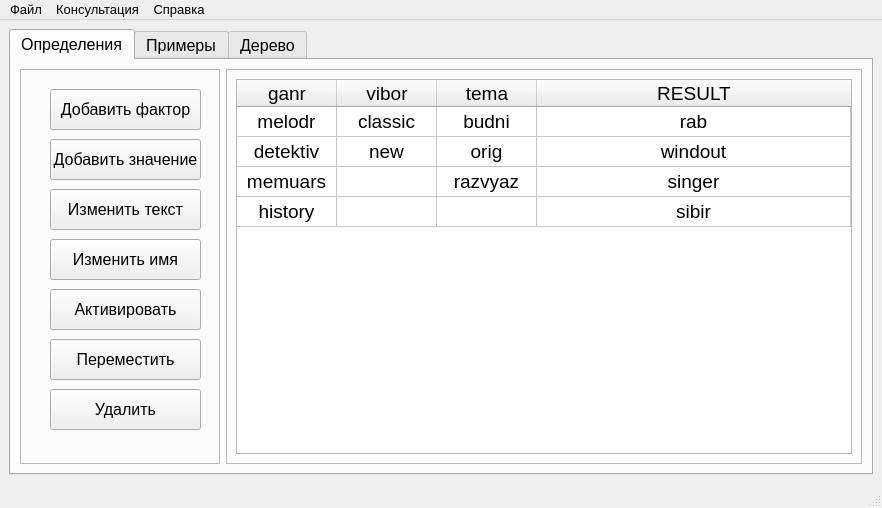
<?xml version="1.0" encoding="UTF-8"?>
<ui version="4.0">
 <class>MainWindow</class>
 <widget class="QMainWindow" name="MainWindow">
  <property name="geometry">
   <rect>
    <x>0</x>
    <y>0</y>
    <width>882</width>
    <height>508</height>
   </rect>
  </property>
  <property name="font">
   <font>
    <family>Tahoma</family>
    <pointsize>12</pointsize>
   </font>
  </property>
  <property name="windowTitle">
   <string>1stClass</string>
  </property>
  <widget class="QWidget" name="centralwidget">
   <layout class="QGridLayout" name="gridLayout">
    <item row="1" column="0">
     <widget class="QTabWidget" name="tabWidget">
      <property name="currentIndex">
       <number>0</number>
      </property>
      <widget class="QWidget" name="tab">
       <attribute name="title">
        <string>Определения</string>
       </attribute>
       <layout class="QVBoxLayout" name="verticalLayout">
        <item>
         <layout class="QHBoxLayout" name="horizontalLayout">
          <item>
           <widget class="QFrame" name="button_box">
            <property name="sizePolicy">
             <sizepolicy hsizetype="Fixed" vsizetype="Preferred">
              <horstretch>0</horstretch>
              <verstretch>0</verstretch>
             </sizepolicy>
            </property>
            <property name="minimumSize">
             <size>
              <width>200</width>
              <height>0</height>
             </size>
            </property>
            <property name="frameShape">
             <enum>QFrame::StyledPanel</enum>
            </property>
            <property name="frameShadow">
             <enum>QFrame::Raised</enum>
            </property>
            <widget class="QPushButton" name="pushButton">
             <property name="geometry">
              <rect>
               <x>30</x>
               <y>20</y>
               <width>151</width>
               <height>41</height>
              </rect>
             </property>
             <property name="text">
              <string>Добавить фактор</string>
             </property>
            </widget>
            <widget class="QPushButton" name="pushButton_2">
             <property name="geometry">
              <rect>
               <x>30</x>
               <y>70</y>
               <width>151</width>
               <height>41</height>
              </rect>
             </property>
             <property name="text">
              <string>Добавить значение</string>
             </property>
            </widget>
            <widget class="QPushButton" name="pushButton_3">
             <property name="geometry">
              <rect>
               <x>30</x>
               <y>120</y>
               <width>151</width>
               <height>41</height>
              </rect>
             </property>
             <property name="text">
              <string>Изменить текст</string>
             </property>
            </widget>
            <widget class="QPushButton" name="pushButton_4">
             <property name="geometry">
              <rect>
               <x>30</x>
               <y>170</y>
               <width>151</width>
               <height>41</height>
              </rect>
             </property>
             <property name="text">
              <string>Изменить имя</string>
             </property>
            </widget>
            <widget class="QPushButton" name="pushButton_5">
             <property name="geometry">
              <rect>
               <x>30</x>
               <y>220</y>
               <width>151</width>
               <height>41</height>
              </rect>
             </property>
             <property name="text">
              <string>Активировать</string>
             </property>
            </widget>
            <widget class="QPushButton" name="pushButton_6">
             <property name="geometry">
              <rect>
               <x>30</x>
               <y>270</y>
               <width>151</width>
               <height>41</height>
              </rect>
             </property>
             <property name="text">
              <string>Переместить</string>
             </property>
            </widget>
            <widget class="QPushButton" name="pushButton_7">
             <property name="geometry">
              <rect>
               <x>30</x>
               <y>320</y>
               <width>151</width>
               <height>41</height>
              </rect>
             </property>
             <property name="text">
              <string>Удалить</string>
             </property>
            </widget>
           </widget>
          </item>
          <item>
           <widget class="QFrame" name="table_box">
            <property name="frameShape">
             <enum>QFrame::StyledPanel</enum>
            </property>
            <property name="frameShadow">
             <enum>QFrame::Raised</enum>
            </property>
            <layout class="QGridLayout" name="gridLayout_2">
             <item row="0" column="0">
              <widget class="QTableWidget" name="tableWidget">
               <property name="font">
                <font>
                 <family>Tahoma</family>
                 <pointsize>14</pointsize>
                </font>
               </property>
               <attribute name="horizontalHeaderStretchLastSection">
                <bool>true</bool>
               </attribute>
               <attribute name="verticalHeaderVisible">
                <bool>false</bool>
               </attribute>
               <attribute name="verticalHeaderStretchLastSection">
                <bool>false</bool>
               </attribute>
               <row>
                <property name="text">
                 <string>1</string>
                </property>
                <property name="font">
                 <font>
                  <family>Tahoma</family>
                  <pointsize>14</pointsize>
                 </font>
                </property>
               </row>
               <row>
                <property name="text">
                 <string>2</string>
                </property>
                <property name="font">
                 <font>
                  <family>Tahoma</family>
                  <pointsize>14</pointsize>
                 </font>
                </property>
               </row>
               <row>
                <property name="text">
                 <string>3</string>
                </property>
                <property name="font">
                 <font>
                  <family>Tahoma</family>
                  <pointsize>14</pointsize>
                 </font>
                </property>
               </row>
               <row>
                <property name="text">
                 <string>4</string>
                </property>
                <property name="font">
                 <font>
                  <family>Tahoma</family>
                  <pointsize>14</pointsize>
                 </font>
                </property>
               </row>
               <column>
                <property name="text">
                 <string>ganr</string>
                </property>
                <property name="font">
                 <font>
                  <family>Tahoma</family>
                  <pointsize>14</pointsize>
                 </font>
                </property>
               </column>
               <column>
                <property name="text">
                 <string>vibor</string>
                </property>
                <property name="font">
                 <font>
                  <family>Tahoma</family>
                  <pointsize>14</pointsize>
                 </font>
                </property>
               </column>
               <column>
                <property name="text">
                 <string>tema</string>
                </property>
                <property name="font">
                 <font>
                  <family>Tahoma</family>
                  <pointsize>14</pointsize>
                 </font>
                </property>
               </column>
               <column>
                <property name="text">
                 <string>RESULT</string>
                </property>
                <property name="font">
                 <font>
                  <family>Tahoma</family>
                  <pointsize>14</pointsize>
                 </font>
                </property>
               </column>
               <item row="0" column="0">
                <property name="text">
                 <string>melodr</string>
                </property>
                <property name="font">
                 <font>
                  <family>Tahoma</family>
                  <pointsize>14</pointsize>
                 </font>
                </property>
                <property name="textAlignment">
                 <set>AlignCenter</set>
                </property>
               </item>
               <item row="0" column="1">
                <property name="text">
                 <string>classic</string>
                </property>
                <property name="font">
                 <font>
                  <family>Tahoma</family>
                  <pointsize>14</pointsize>
                 </font>
                </property>
                <property name="textAlignment">
                 <set>AlignCenter</set>
                </property>
               </item>
               <item row="0" column="2">
                <property name="text">
                 <string>budni</string>
                </property>
                <property name="font">
                 <font>
                  <family>Tahoma</family>
                  <pointsize>14</pointsize>
                 </font>
                </property>
                <property name="textAlignment">
                 <set>AlignCenter</set>
                </property>
               </item>
               <item row="0" column="3">
                <property name="text">
                 <string>rab</string>
                </property>
                <property name="font">
                 <font>
                  <family>Tahoma</family>
                  <pointsize>14</pointsize>
                 </font>
                </property>
                <property name="textAlignment">
                 <set>AlignCenter</set>
                </property>
               </item>
               <item row="1" column="0">
                <property name="text">
                 <string>detektiv</string>
                </property>
                <property name="font">
                 <font>
                  <family>Tahoma</family>
                  <pointsize>14</pointsize>
                 </font>
                </property>
                <property name="textAlignment">
                 <set>AlignCenter</set>
                </property>
               </item>
               <item row="1" column="1">
                <property name="text">
                 <string>new</string>
                </property>
                <property name="font">
                 <font>
                  <family>Tahoma</family>
                  <pointsize>14</pointsize>
                 </font>
                </property>
                <property name="textAlignment">
                 <set>AlignCenter</set>
                </property>
               </item>
               <item row="1" column="2">
                <property name="text">
                 <string>orig</string>
                </property>
                <property name="font">
                 <font>
                  <family>Tahoma</family>
                  <pointsize>14</pointsize>
                 </font>
                </property>
                <property name="textAlignment">
                 <set>AlignCenter</set>
                </property>
               </item>
               <item row="1" column="3">
                <property name="text">
                 <string>windout</string>
                </property>
                <property name="font">
                 <font>
                  <family>Tahoma</family>
                  <pointsize>14</pointsize>
                 </font>
                </property>
                <property name="textAlignment">
                 <set>AlignCenter</set>
                </property>
               </item>
               <item row="2" column="0">
                <property name="text">
                 <string>memuars</string>
                </property>
                <property name="font">
                 <font>
                  <family>Tahoma</family>
                  <pointsize>14</pointsize>
                 </font>
                </property>
                <property name="textAlignment">
                 <set>AlignCenter</set>
                </property>
               </item>
               <item row="2" column="2">
                <property name="text">
                 <string>razvyaz</string>
                </property>
                <property name="font">
                 <font>
                  <family>Tahoma</family>
                  <pointsize>14</pointsize>
                 </font>
                </property>
                <property name="textAlignment">
                 <set>AlignCenter</set>
                </property>
               </item>
               <item row="2" column="3">
                <property name="text">
                 <string>singer</string>
                </property>
                <property name="font">
                 <font>
                  <family>Tahoma</family>
                  <pointsize>14</pointsize>
                 </font>
                </property>
                <property name="textAlignment">
                 <set>AlignCenter</set>
                </property>
               </item>
               <item row="3" column="0">
                <property name="text">
                 <string>history</string>
                </property>
                <property name="font">
                 <font>
                  <family>Tahoma</family>
                  <pointsize>14</pointsize>
                 </font>
                </property>
                <property name="textAlignment">
                 <set>AlignCenter</set>
                </property>
               </item>
               <item row="3" column="3">
                <property name="text">
                 <string>sibir</string>
                </property>
                <property name="font">
                 <font>
                  <family>Tahoma</family>
                  <pointsize>14</pointsize>
                 </font>
                </property>
                <property name="textAlignment">
                 <set>AlignCenter</set>
                </property>
               </item>
              </widget>
             </item>
            </layout>
           </widget>
          </item>
         </layout>
        </item>
       </layout>
      </widget>
      <widget class="QWidget" name="tab_2">
       <attribute name="title">
        <string>Примеры</string>
       </attribute>
       <layout class="QHBoxLayout" name="horizontalLayout_3">
        <item>
         <layout class="QHBoxLayout" name="horizontalLayout_2">
          <item>
           <widget class="QFrame" name="exaple_button_box">
            <property name="sizePolicy">
             <sizepolicy hsizetype="Fixed" vsizetype="Preferred">
              <horstretch>0</horstretch>
              <verstretch>0</verstretch>
             </sizepolicy>
            </property>
            <property name="minimumSize">
             <size>
              <width>200</width>
              <height>0</height>
             </size>
            </property>
            <property name="frameShape">
             <enum>QFrame::StyledPanel</enum>
            </property>
            <property name="frameShadow">
             <enum>QFrame::Raised</enum>
            </property>
            <widget class="QPushButton" name="pushButton_8">
             <property name="geometry">
              <rect>
               <x>30</x>
               <y>20</y>
               <width>151</width>
               <height>31</height>
              </rect>
             </property>
             <property name="text">
              <string>Добавить пример</string>
             </property>
            </widget>
            <widget class="QPushButton" name="pushButton_9">
             <property name="geometry">
              <rect>
               <x>30</x>
               <y>60</y>
               <width>151</width>
               <height>31</height>
              </rect>
             </property>
             <property name="text">
              <string>Дублировать</string>
             </property>
            </widget>
            <widget class="QPushButton" name="pushButton_10">
             <property name="geometry">
              <rect>
               <x>30</x>
               <y>100</y>
               <width>151</width>
               <height>31</height>
              </rect>
             </property>
             <property name="text">
              <string>Изменить</string>
             </property>
            </widget>
            <widget class="QPushButton" name="pushButton_11">
             <property name="geometry">
              <rect>
               <x>30</x>
               <y>140</y>
               <width>151</width>
               <height>31</height>
              </rect>
             </property>
             <property name="text">
              <string>Активировать</string>
             </property>
            </widget>
            <widget class="QPushButton" name="pushButton_12">
             <property name="geometry">
              <rect>
               <x>30</x>
               <y>180</y>
               <width>151</width>
               <height>31</height>
              </rect>
             </property>
             <property name="text">
              <string>Переместить</string>
             </property>
            </widget>
            <widget class="QPushButton" name="pushButton_13">
             <property name="geometry">
              <rect>
               <x>30</x>
               <y>220</y>
               <width>151</width>
               <height>31</height>
              </rect>
             </property>
             <property name="text">
              <string>Удалить</string>
             </property>
            </widget>
           </widget>
          </item>
          <item>
           <widget class="QFrame" name="example_table_box">
            <property name="frameShape">
             <enum>QFrame::StyledPanel</enum>
            </property>
            <property name="frameShadow">
             <enum>QFrame::Raised</enum>
            </property>
            <layout class="QGridLayout" name="gridLayout_3">
             <item row="0" column="0">
              <widget class="QTableWidget" name="tableWidget_2">
               <property name="font">
                <font>
                 <family>Tahoma</family>
                 <pointsize>14</pointsize>
                </font>
               </property>
               <row>
                <property name="text">
                 <string>1:</string>
                </property>
                <property name="font">
                 <font>
                  <family>Tahoma</family>
                  <pointsize>14</pointsize>
                 </font>
                </property>
                <property name="textAlignment">
                 <set>AlignCenter</set>
                </property>
               </row>
               <row>
                <property name="text">
                 <string>2:</string>
                </property>
               </row>
               <row>
                <property name="text">
                 <string>3:</string>
                </property>
               </row>
               <row>
                <property name="text">
                 <string>4:</string>
                </property>
               </row>
               <column>
                <property name="text">
                 <string>ganr</string>
                </property>
                <property name="font">
                 <font>
                  <family>Tahoma</family>
                  <pointsize>14</pointsize>
                 </font>
                </property>
                <property name="textAlignment">
                 <set>AlignCenter</set>
                </property>
               </column>
               <column>
                <property name="text">
                 <string>vibor</string>
                </property>
                <property name="textAlignment">
                 <set>AlignCenter</set>
                </property>
               </column>
               <column>
                <property name="text">
                 <string>tema</string>
                </property>
               </column>
               <column>
                <property name="text">
                 <string>RESULT</string>
                </property>
               </column>
               <column>
                <property name="text">
                 <string>Weight</string>
                </property>
               </column>
               <item row="0" column="0">
                <property name="text">
                 <string>melodr</string>
                </property>
                <property name="textAlignment">
                 <set>AlignCenter</set>
                </property>
               </item>
               <item row="0" column="1">
                <property name="text">
                 <string>classic</string>
                </property>
                <property name="textAlignment">
                 <set>AlignCenter</set>
                </property>
               </item>
               <item row="0" column="2">
                <property name="text">
                 <string>razvyaz</string>
                </property>
                <property name="textAlignment">
                 <set>AlignCenter</set>
                </property>
               </item>
               <item row="0" column="3">
                <property name="text">
                 <string>windout</string>
                </property>
                <property name="textAlignment">
                 <set>AlignCenter</set>
                </property>
               </item>
               <item row="0" column="4">
                <property name="text">
                 <string>[0.90]</string>
                </property>
                <property name="textAlignment">
                 <set>AlignCenter</set>
                </property>
               </item>
               <item row="1" column="0">
                <property name="text">
                 <string>history</string>
                </property>
                <property name="textAlignment">
                 <set>AlignCenter</set>
                </property>
               </item>
               <item row="1" column="1">
                <property name="text">
                 <string>*</string>
                </property>
                <property name="textAlignment">
                 <set>AlignCenter</set>
                </property>
               </item>
               <item row="1" column="2">
                <property name="text">
                 <string>*</string>
                </property>
                <property name="textAlignment">
                 <set>AlignCenter</set>
                </property>
               </item>
               <item row="1" column="3">
                <property name="text">
                 <string>singer</string>
                </property>
                <property name="textAlignment">
                 <set>AlignCenter</set>
                </property>
               </item>
               <item row="1" column="4">
                <property name="text">
                 <string>[0.80]</string>
                </property>
                <property name="textAlignment">
                 <set>AlignCenter</set>
                </property>
               </item>
               <item row="2" column="0">
                <property name="text">
                 <string>detektiv</string>
                </property>
                <property name="textAlignment">
                 <set>AlignCenter</set>
                </property>
               </item>
               <item row="2" column="1">
                <property name="text">
                 <string>new</string>
                </property>
                <property name="textAlignment">
                 <set>AlignCenter</set>
                </property>
               </item>
               <item row="2" column="2">
                <property name="text">
                 <string>budni</string>
                </property>
                <property name="textAlignment">
                 <set>AlignCenter</set>
                </property>
               </item>
               <item row="2" column="3">
                <property name="text">
                 <string>rab</string>
                </property>
                <property name="textAlignment">
                 <set>AlignCenter</set>
                </property>
               </item>
               <item row="2" column="4">
                <property name="text">
                 <string>[1.00]</string>
                </property>
                <property name="textAlignment">
                 <set>AlignCenter</set>
                </property>
               </item>
               <item row="3" column="0">
                <property name="text">
                 <string>melodr</string>
                </property>
                <property name="textAlignment">
                 <set>AlignCenter</set>
                </property>
               </item>
               <item row="3" column="1">
                <property name="text">
                 <string>new</string>
                </property>
                <property name="textAlignment">
                 <set>AlignCenter</set>
                </property>
               </item>
               <item row="3" column="2">
                <property name="text">
                 <string>*</string>
                </property>
                <property name="textAlignment">
                 <set>AlignCenter</set>
                </property>
               </item>
               <item row="3" column="3">
                <property name="text">
                 <string>sibir</string>
                </property>
                <property name="textAlignment">
                 <set>AlignCenter</set>
                </property>
               </item>
               <item row="3" column="4">
                <property name="text">
                 <string>[1.00]</string>
                </property>
                <property name="textAlignment">
                 <set>AlignCenter</set>
                </property>
               </item>
              </widget>
             </item>
            </layout>
           </widget>
          </item>
         </layout>
        </item>
       </layout>
      </widget>
      <widget class="QWidget" name="tab_5">
       <attribute name="title">
        <string>Дерево</string>
       </attribute>
       <layout class="QHBoxLayout" name="horizontalLayout_4">
        <item>
         <widget class="QFrame" name="tree_button_box">
          <property name="sizePolicy">
           <sizepolicy hsizetype="Fixed" vsizetype="Preferred">
            <horstretch>0</horstretch>
            <verstretch>0</verstretch>
           </sizepolicy>
          </property>
          <property name="minimumSize">
           <size>
            <width>200</width>
            <height>0</height>
           </size>
          </property>
          <property name="frameShape">
           <enum>QFrame::StyledPanel</enum>
          </property>
          <property name="frameShadow">
           <enum>QFrame::Raised</enum>
          </property>
          <widget class="QPushButton" name="pushButton_14">
           <property name="geometry">
            <rect>
             <x>20</x>
             <y>20</y>
             <width>161</width>
             <height>31</height>
            </rect>
           </property>
           <property name="text">
            <string>Изменить правило</string>
           </property>
          </widget>
          <widget class="QPushButton" name="pushButton_15">
           <property name="geometry">
            <rect>
             <x>20</x>
             <y>60</y>
             <width>161</width>
             <height>31</height>
            </rect>
           </property>
           <property name="text">
            <string>Пометить пример</string>
           </property>
          </widget>
         </widget>
        </item>
        <item>
         <widget class="QFrame" name="tree_box">
          <property name="frameShape">
           <enum>QFrame::StyledPanel</enum>
          </property>
          <property name="frameShadow">
           <enum>QFrame::Raised</enum>
          </property>
          <layout class="QVBoxLayout" name="verticalLayout_2">
           <item>
            <widget class="QFrame" name="frame">
             <property name="sizePolicy">
              <sizepolicy hsizetype="Preferred" vsizetype="Minimum">
               <horstretch>0</horstretch>
               <verstretch>0</verstretch>
              </sizepolicy>
             </property>
             <property name="frameShape">
              <enum>QFrame::StyledPanel</enum>
             </property>
             <property name="frameShadow">
              <enum>QFrame::Raised</enum>
             </property>
             <layout class="QHBoxLayout" name="horizontalLayout_5">
              <item>
               <widget class="QLabel" name="label">
                <property name="sizePolicy">
                 <sizepolicy hsizetype="Expanding" vsizetype="Preferred">
                  <horstretch>0</horstretch>
                  <verstretch>0</verstretch>
                 </sizepolicy>
                </property>
                <property name="text">
                 <string>Дерево построено по правилу Optimize.</string>
                </property>
               </widget>
              </item>
              <item>
               <widget class="QPushButton" name="pushButton_16">
                <property name="sizePolicy">
                 <sizepolicy hsizetype="Minimum" vsizetype="Preferred">
                  <horstretch>0</horstretch>
                  <verstretch>0</verstretch>
                 </sizepolicy>
                </property>
                <property name="minimumSize">
                 <size>
                  <width>175</width>
                  <height>35</height>
                 </size>
                </property>
                <property name="text">
                 <string>Перестроить дерево</string>
                </property>
               </widget>
              </item>
              <item>
               <widget class="QPushButton" name="pushButton_17">
                <property name="sizePolicy">
                 <sizepolicy hsizetype="Minimum" vsizetype="Preferred">
                  <horstretch>0</horstretch>
                  <verstretch>0</verstretch>
                 </sizepolicy>
                </property>
                <property name="text">
                 <string>Тест</string>
                </property>
               </widget>
              </item>
             </layout>
            </widget>
           </item>
           <item>
            <widget class="QTreeWidget" name="treeWidget">
             <property name="sizePolicy">
              <sizepolicy hsizetype="Expanding" vsizetype="Expanding">
               <horstretch>0</horstretch>
               <verstretch>0</verstretch>
              </sizepolicy>
             </property>
             <property name="font">
              <font>
               <family>Tahoma</family>
               <pointsize>14</pointsize>
              </font>
             </property>
             <property name="alternatingRowColors">
              <bool>true</bool>
             </property>
             <attribute name="headerDefaultSectionSize">
              <number>250</number>
             </attribute>
             <column>
              <property name="text">
               <string>Root</string>
              </property>
             </column>
             <column>
              <property name="text">
               <string>Data</string>
              </property>
             </column>
             <item>
              <property name="text">
               <string>ganr??</string>
              </property>
              <item>
               <property name="text">
                <string>melodr: vibor??</string>
               </property>
               <property name="text">
                <string/>
               </property>
               <item>
                <property name="text">
                 <string>classic:</string>
                </property>
                <property name="text">
                 <string>windout</string>
                </property>
               </item>
               <item>
                <property name="text">
                 <string>new:</string>
                </property>
                <property name="text">
                 <string>sibir</string>
                </property>
               </item>
              </item>
              <item>
               <property name="text">
                <string>detektiv:</string>
               </property>
               <property name="text">
                <string>rab</string>
               </property>
              </item>
              <item>
               <property name="text">
                <string>memuars:</string>
               </property>
               <property name="text">
                <string>no-data</string>
               </property>
              </item>
              <item>
               <property name="text">
                <string>history:</string>
               </property>
               <property name="text">
                <string>singer</string>
               </property>
              </item>
             </item>
            </widget>
           </item>
          </layout>
         </widget>
        </item>
       </layout>
      </widget>
     </widget>
    </item>
   </layout>
  </widget>
  <widget class="QMenuBar" name="menubar">
   <property name="geometry">
    <rect>
     <x>0</x>
     <y>0</y>
     <width>882</width>
     <height>22</height>
    </rect>
   </property>
   <property name="font">
    <font>
     <family>Tahoma</family>
     <pointsize>10</pointsize>
    </font>
   </property>
   <widget class="QMenu" name="file_menu">
    <property name="font">
     <font>
      <pointsize>10</pointsize>
     </font>
    </property>
    <property name="title">
     <string>Файл</string>
    </property>
    <widget class="QMenu" name="file_last_menu">
     <property name="title">
      <string>Последние</string>
     </property>
     <addaction name="separator"/>
    </widget>
    <addaction name="file_open_action"/>
    <addaction name="file_create_action"/>
    <addaction name="file_save_action"/>
    <addaction name="file_last_menu"/>
    <addaction name="separator"/>
    <addaction name="file_exit_action"/>
   </widget>
   <widget class="QMenu" name="help_menu">
    <property name="font">
     <font>
      <pointsize>10</pointsize>
     </font>
    </property>
    <property name="title">
     <string>Справка</string>
    </property>
    <addaction name="help_about_action"/>
   </widget>
   <widget class="QMenu" name="consult_menu">
    <property name="title">
     <string>Консультация</string>
    </property>
    <addaction name="consult_run_action"/>
   </widget>
   <addaction name="file_menu"/>
   <addaction name="consult_menu"/>
   <addaction name="help_menu"/>
  </widget>
  <widget class="QStatusBar" name="statusbar"/>
  <action name="file_open_action">
   <property name="text">
    <string>Открыть базу знаний</string>
   </property>
  </action>
  <action name="file_create_action">
   <property name="text">
    <string>Создать базу знаний</string>
   </property>
  </action>
  <action name="file_exit_action">
   <property name="text">
    <string>Выход</string>
   </property>
  </action>
  <action name="file_save_action">
   <property name="text">
    <string>Сохранить базу знаний</string>
   </property>
   <property name="shortcut">
    <string>Ctrl+S</string>
   </property>
  </action>
  <action name="help_about_action">
   <property name="text">
    <string>О программе</string>
   </property>
  </action>
  <action name="consult_run_action">
   <property name="text">
    <string>Начать консультацию</string>
   </property>
  </action>
 </widget>
 <resources/>
 <connections/>
</ui>
